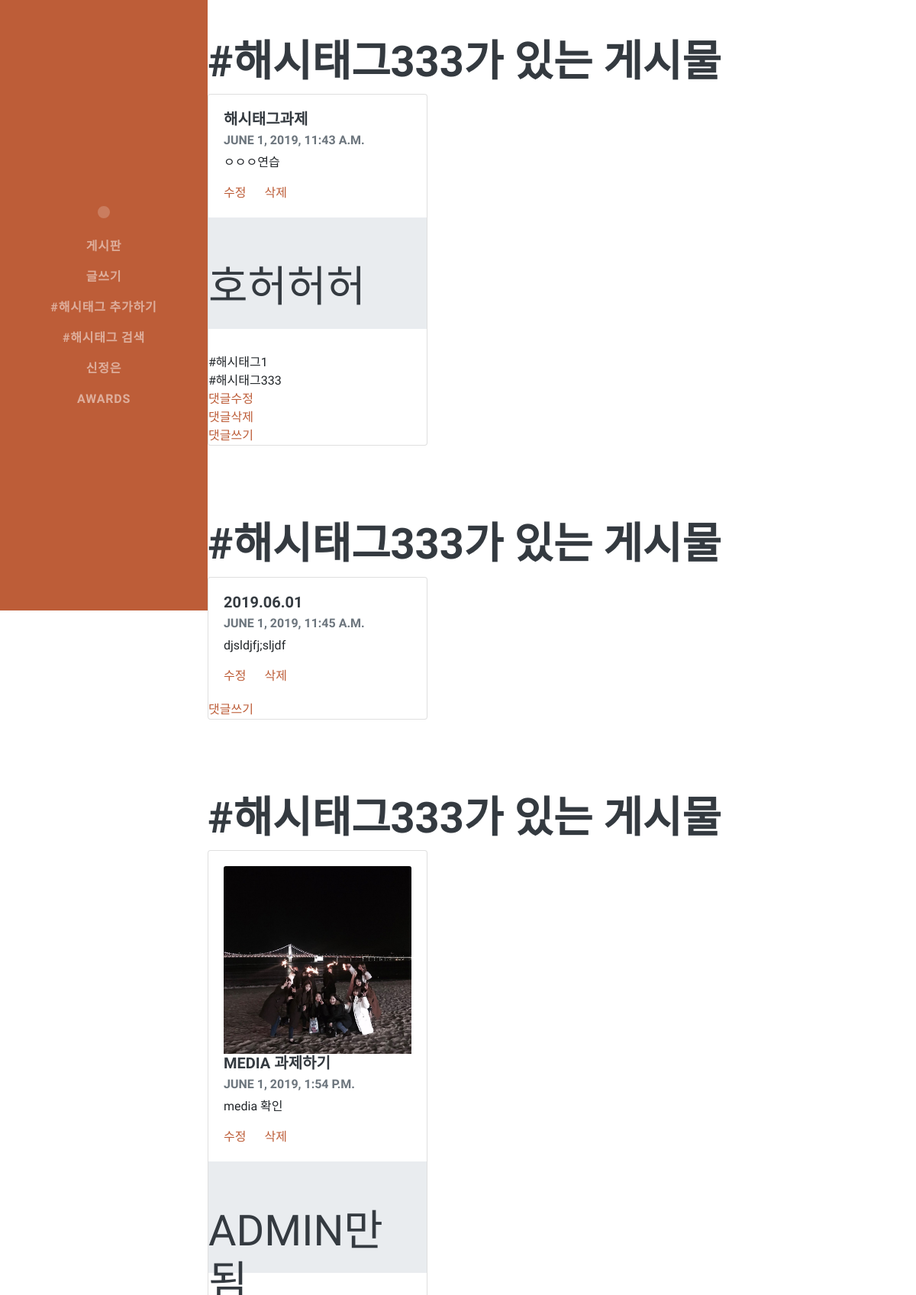
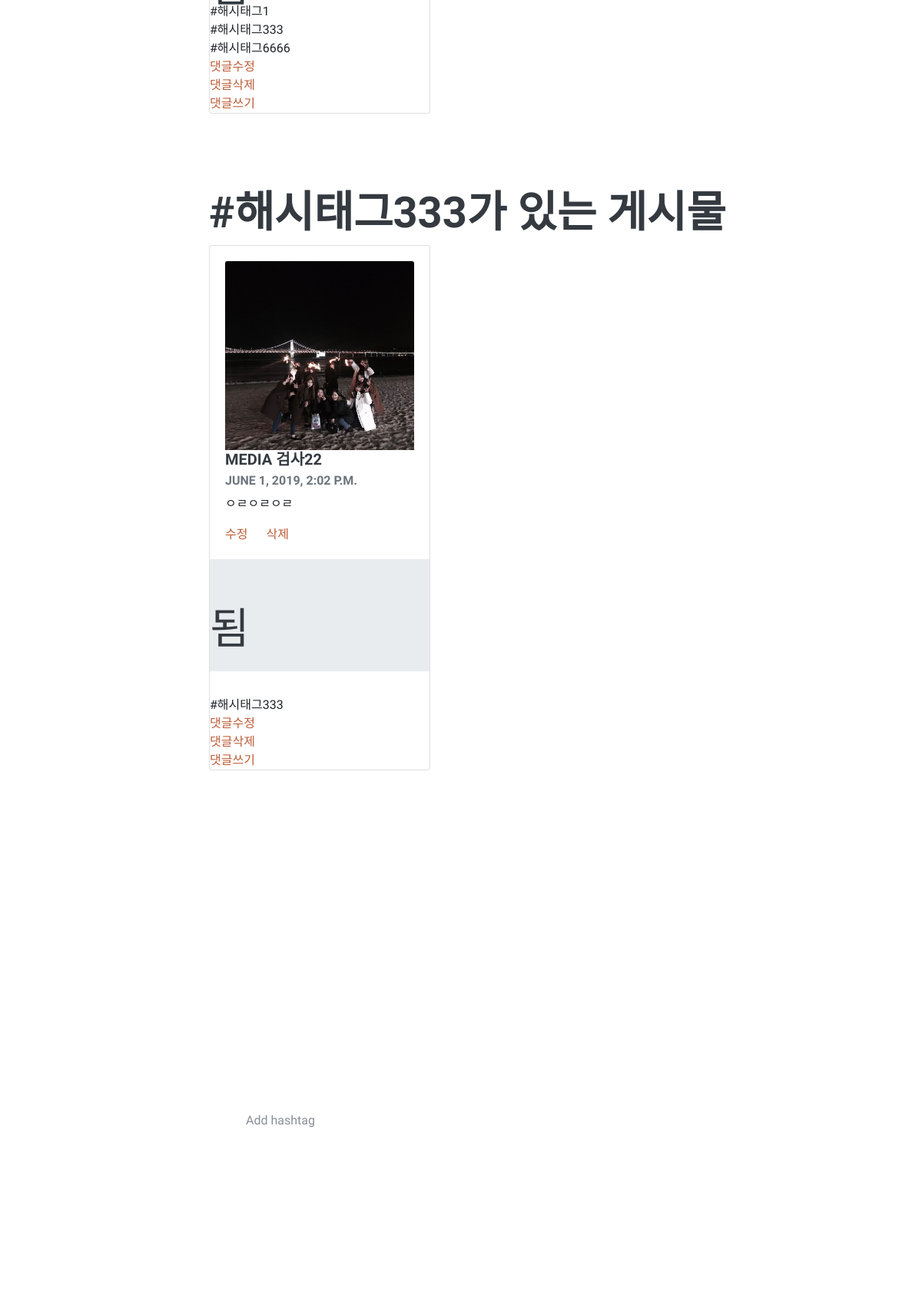
The app's page /crud/2/search/ (upper part) with its own data (2 pictures, top to bottom).
### crud/models.py (models this page shows, shortened)
class Hashtag(models.Model):
    name = models.CharField(max_length=50)
    def __str__(self):
        return self.name

class Blog(models.Model):
    title = models.CharField(max_length=200)
    pub_date = models.DateTimeField('date published')
    body = models.TextField()
    hashtags = models.ManyToManyField('hashtag', blank=True)
    image = models.ImageField(upload_to ='images/', blank=True)

class Comment(models.Model):
    blog_id=models.ForeignKey(Blog,on_delete=models.CASCADE, related_name="comments")
    comment_text=models.CharField(max_length=40)

### crud/views.py (the view)
# urls.py: path('crud/<int:hashtag_id>/search/', crud.views.search, name= 'search'),
def search(request, hashtag_id):
        hashtag = get_object_or_404(Hashtag, pk = hashtag_id)
        return render(request, 'crud/search.html',{'hashtag': hashtag})

### crud/templates/crud/search.html
{% extends 'crud/layout.html' %}
{% block content %}
{% for blog in hashtag.blog_set.all %}
<br><br>
<h2>{{ hashtag }}가 있는 게시물</h2>
<div class="card" style="width: 18rem";>
        <div class="card-body">
                {% if blog.image %}
                <img src="{{ blog.image.url }}" class="card-img-top" alt="Card image cap">
               {% endif %}
          <h5 class="card-title" >{{ blog.title }}</h5>
          <h6 class="card-subtitle mb-2 text-muted">{{ blog.pub_date }}</h6>
          <p class="card-text">{{ blog.body }}</p>
          <a href="{% url 'edit' pk=blog.pk %}" class="card-link">수정</a>
          <a href="{% url 'remove' pk=blog.pk %}" class="card-link">삭제</a>
        </div>
        {% for comment in blog.comments.all %}
            <div class="jumbotron jumbotron-fluid">
                <div class="card-subtitle mb-2 text-muted" style="height: 1rem";>
                    <h6 class="display-4">{{ comment.comment_text}}</h6>
                </div>
            </div>
            {% for hashtag in blog.hashtags.all %}
            <span> {{ hashtag.name }}</span>
            {% endfor %}
        <a href="{% url 'comment_edit' blog.id comment.id%}">댓글수정</a>
        <a href="{% url 'comment_remove' blog.id comment.id%}">댓글삭제</a>
        {% endfor %}
        <a href="{% url 'comment_create' blog.id %}">댓글쓰기</a>
</div>
<br><br>
{% endfor %}
{% endblock %}

### crud/templates/crud/layout.html (shortened to what this page needs)
{% load staticfiles %}
<!DOCTYPE html>
<html lang="en">
<head>
  <link href="{% static 'vendor/bootstrap/css/bootstrap.min.css' %}" rel="stylesheet">
  <link href="{% static 'vendor/fontawesome-free/css/all.min.css' %}" rel="stylesheet">
  <link href="{% static 'css/resume.min.css' %}" rel="stylesheet">
</head>
<body id="page-top">
  <nav class="navbar navbar-expand-lg navbar-dark bg-primary fixed-top" id="sideNav">
    <a class="navbar-brand js-scroll-trigger" href="#a">
      <span class="d-none d-lg-block">
        <img class="img-fluid img-profile rounded-circle mx-auto mb-2" src="{% static 'img/KakaoTalk_20190508_004311268.jpg' %}" href="#a" alt="">
      </span>
    </a>
    <div class="collapse navbar-collapse" id="navbarSupportedContent">
      <ul class="navbar-nav">
        <li class="nav-item">
                          <li class="nav-item">
                            <a class="nav-link js-scroll-trigger" href="{% url 'home'%}">게시판</a>
                          </li>
                          <li class="nav-item">
                                <a class="nav-link js-scroll-trigger" href="{% url 'newblog' %}">글쓰기</a>
                              </li>
                              <li class="nav-item">
                                    <a class="nav-link js-scroll-trigger" href="{% url 'hashtag' %}">#해시태그 추가하기</a>
                                  </li>
                                  <li class="nav-item">
                                    <a class="nav-link js-scroll-trigger" href="#skills">#해시태그 검색</a>
                                  </li>
                                  <li class="nav-item">
                                    <a class="nav-link js-scroll-trigger" href="#interests">신정은</a>
                                  </li>
                                  <li class="nav-item">
                                    <a class="nav-link js-scroll-trigger" href="#awards">Awards</a>
                                  </li>
                                </ul>
                              </div>
                            </nav>
                                    <section class="table">
                                        {%block content%}
                                            {%endblock%}
                                       </section>
                                       <section class="resume-section p-3 p-lg-5 d-flex align-items-center" id="education">
                                                <p>Add hashtag</p>
                                   </section>
                                </body>
                                </html>

### records on screen
Blog: title "해시태그과제", pub_date "JUNE 1, 2019, 11:43 A.M.", body "ㅇㅇㅇ연습"
Hashtag: name "#해시태그333"
Comment: comment_text "호허허허"
Hashtag: name "#해시태그1"
Blog: title "2019.06.01", pub_date "JUNE 1, 2019, 11:45 A.M.", body "djsldjfj;sljdf"
Blog: image (picture), title "MEDIA 과제하기", pub_date "JUNE 1, 2019, 1:54 P.M.", body "media 확인"
Comment: comment_text "ADMIN만 됨"
Hashtag: name "#해시태그6666"
Blog: image (picture), title "MEDIA 검사22", pub_date "JUNE 1, 2019, 2:02 P.M.", body "ㅇㄹㅇㄹㅇㄹ"
Comment: comment_text "됨"
